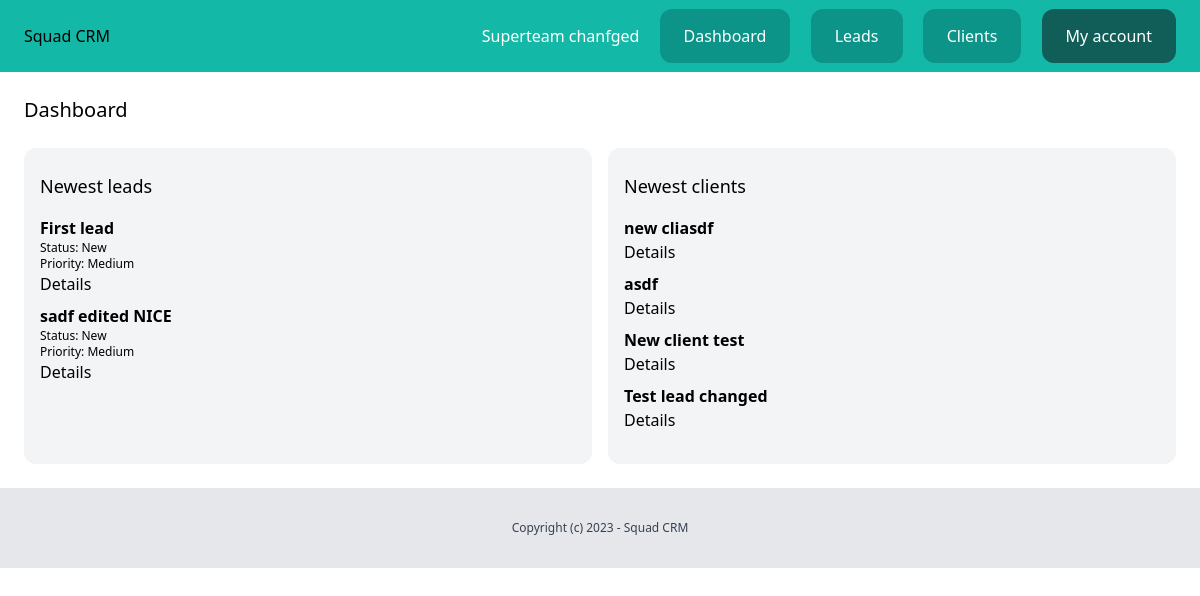
The page /dashboard/ (signed in) on the database its author committed.
### team/models.py (models this page shows, shortened)
class Team(models.Model):
    plan = models.ForeignKey(Plan, related_name='teams', blank=True, null=True, on_delete=models.CASCADE)
    name = models.CharField(max_length=100)
    members = models.ManyToManyField(User, related_name='teams')
    created_by = models.ForeignKey(User, related_name='created_teams', on_delete=models.CASCADE)
    created_at = models.DateTimeField(auto_now_add=True)

### lead/models.py (models this page shows, shortened)
class Lead(models.Model):
    LOW = 'low'
    MEDIUM = 'medium'
    HIGH = 'high'
    CHOICES_PRIORITY = (
        (LOW, 'Low'),
        (MEDIUM, 'Medium'),
        (HIGH, 'High'),
    )
    NEW = 'new'
    CONTACTED = 'contacted'
    WON = 'won'
    LOST = 'lost'
    CHOICES_STATUS = (
        (NEW, 'New'),
        (CONTACTED, 'Contacted'),
        (WON, 'Won'),
        (LOST, 'Lost'),
    )
    team = models.ForeignKey(Team, related_name='leads', on_delete=models.CASCADE)
    name = models.CharField(max_length=255)
    email = models.EmailField()
    description = models.TextField(blank=True, null=True)
    priority = models.CharField(max_length=10, choices=CHOICES_PRIORITY, default=MEDIUM)
    status = models.CharField(max_length=10, choices=CHOICES_STATUS, default=NEW)
    converted_to_client = models.BooleanField(default=False)
    created_by = models.ForeignKey(User, related_name='leads', on_delete=models.CASCADE)
    created_at = models.DateTimeField(auto_now_add=True)
    modified_at = models.DateTimeField(auto_now=True)
    class Meta:
        ordering = ('name',)

### client/models.py (models this page shows, shortened)
class Client(models.Model):
    team = models.ForeignKey(Team, related_name='clients', on_delete=models.CASCADE)
    name = models.CharField(max_length=255)
    email = models.EmailField()
    description = models.TextField(blank=True, null=True)
    created_by = models.ForeignKey(User, related_name='clients', on_delete=models.CASCADE)
    created_at = models.DateTimeField(auto_now_add=True)
    modified_at = models.DateTimeField(auto_now=True)
    class Meta:
        ordering = ('name',)

### dashboard/views.py (the view)
# urls.py: path('', views.dashboard, name='index'),
@login_required
def dashboard(request):
    team = request.user.userprofile.get_active_team()
    leads = Lead.objects.filter(team=team, converted_to_client=False).order_by('-created_at')[0:5]
    clients = Client.objects.filter(team=team).order_by('-created_at')[0:5]
    return render(request, 'dashboard/dashboard.html', {
        'leads': leads,
        'clients': clients,
    })

### team/context_processors.py (called while the page is built)
def active_team(request):
    if request.user.is_authenticated:
        active_team = request.user.userprofile.get_active_team()
        if not active_team:
            active_team = Team.objects.filter(created_by=request.user)[0]
    else:
        active_team = None
    return {'active_team': active_team}

### userprofile/models.py (called while the page is built)
    def get_active_team(self):
        if self.active_team:
            return self.active_team
        else:
            return Team.objects.filter(members__in=[self.user.id]).first()

### dashboard/templates/dashboard/dashboard.html (shortened to what this page needs)
{% extends 'core/base.html' %}
{% block content %}
<div class="py-6 px-6">
    <h1 class="mb-6 text-xl">Dashboard</h1>
    <div class="flex space-x-4">
        <div class="w-1/2 px-4 py-6 bg-gray-100 rounded-xl leads">
            <h2 class="mb-4 text-lg">Newest leads</h2>
            {% for lead in leads %}
                <div class="mb-2 lead">
                    <h3 class="font-semibold">{{ lead.name }}</h3>
                    <p class="text-xs">Status: {{ lead.get_status_display }}</p>
                    <p class="text-xs">Priority: {{ lead.get_priority_display }}</p>
                    <a href="{% url 'leads:detail' lead.pk %}">Details</a>
                </div>
            {% endfor %}
        </div>
        <div class="w-1/2 px-4 py-6 bg-gray-100 rounded-xl clients">
            <h2 class="mb-4 text-lg">Newest clients</h2>
            {% for client in clients %}
                <div class="mb-2 client">
                    <h3 class="font-semibold">{{ client.name }}</h3>
                    <a href="{% url 'clients:detail' client.pk %}">Details</a>
                </div>
            {% endfor %}
        </div>
    </div>
</div>
{% endblock %}

### core/templates/core/partials/nav.html
<nav class="py-6 px-6 flex justify-between bg-teal-500">
    <h1>Squad CRM</h1>
    <div class="space-x-4">
        {% if request.user.is_authenticated %}
            <a href="{% url 'team:detail' active_team.id %}" class="text-white">{{ active_team.name }}</a>
            <a href="{% url 'dashboard:index' %}" class="py-4 px-6 bg-teal-600 rounded-xl text-white">Dashboard</a>
            <a href="{% url 'leads:list' %}" class="py-4 px-6 bg-teal-600 rounded-xl text-white">Leads</a>
            <a href="{% url 'clients:list' %}" class="py-4 px-6 bg-teal-600 rounded-xl text-white">Clients</a>
            <a href="{% url 'userprofile:myaccount' %}" class="py-4 px-6 bg-teal-800 rounded-xl text-white">My account</a>
        {% else %}
            <a href="{% url 'login' %}" class="py-4 px-6 bg-teal-600 rounded-xl text-white">Log in</a>
            <a href="{% url 'userprofile:signup' %}" class="py-4 px-6 bg-teal-300 rounded-xl text-white">Sign up</a>
        {% endif %}
    </div>
</nav>

### rows shown on the page
Team: name "Superteam chanfged"
Lead: name "First lead", status "New", priority "Medium"
Lead: name "sadf edited NICE", status "New", priority "Medium"
Client: name "new cliasdf"
Client: name "asdf"
Client: name "New client test"
Client: name "Test lead changed"
